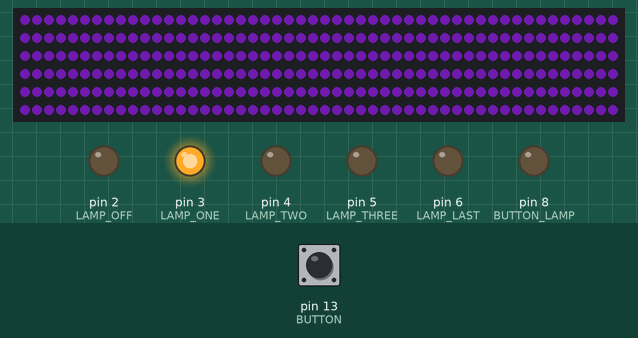
Simulated run of this program. Board: Arduino Uno, built with avr-gcc and run on an emulated ATmega328P. Parts: 300 RGB LEDs in strip order, left to right, continuing on the next row, output pins drawn as LEDs (lit = HIGH). Dashed ring = blinking. The inputs (shaded band) are chosen by the test bench; at power-on: pin 13 (BUTTON) HIGH. Dim RGB values are drawn brighter than linear.

Above: at 1.2 s.
1.3 s: pin 13 (BUTTON) pulled LOW for 0.15 s
At 2.38 s:
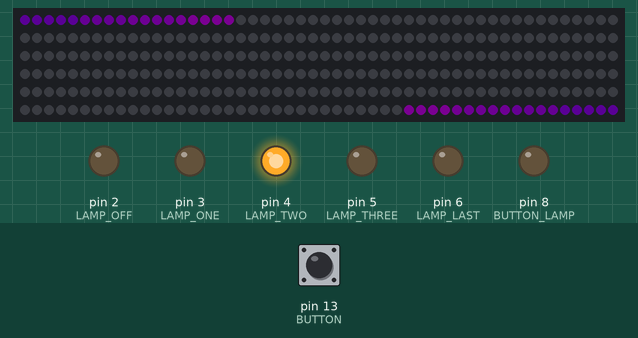
4.0 s: pin 13 (BUTTON) pulled LOW for 3.2 s
At 4.5 s:
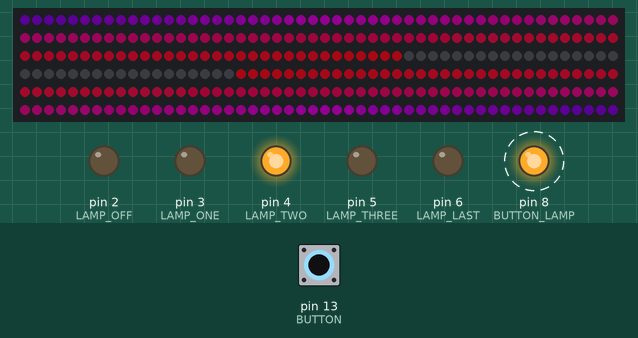
8.7 s: pin 13 (BUTTON) pulled LOW for 1 s
At 10.7 s:
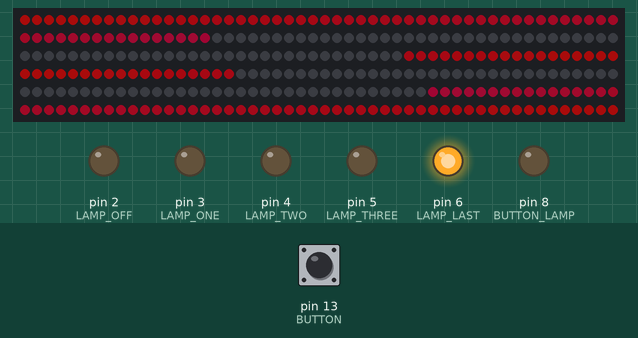
11.5 s: pin 13 (BUTTON) pulled LOW for 3.2 s
At 12.8 s:
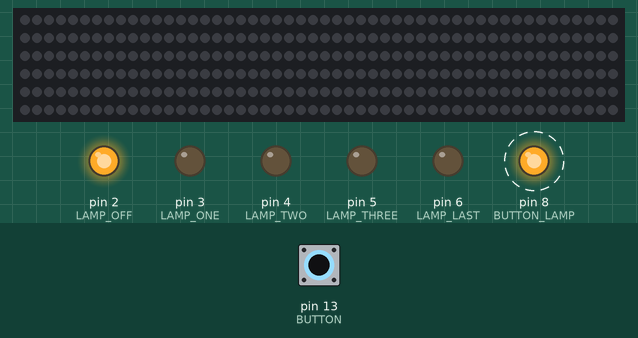
16.2 s: pin 13 (BUTTON) pulled LOW for 3.2 s
At 20.6 s:
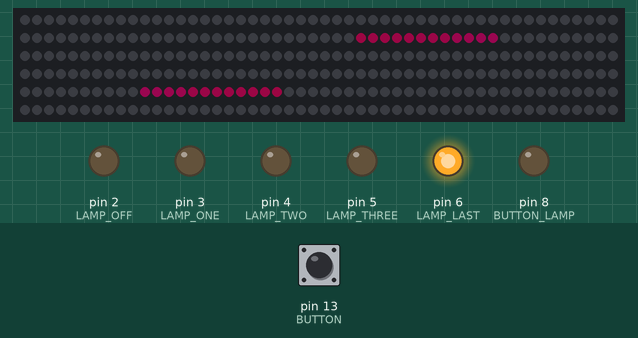
21.0 s: pin 13 (BUTTON) pulled LOW for 3.2 s
At 25.1 s:
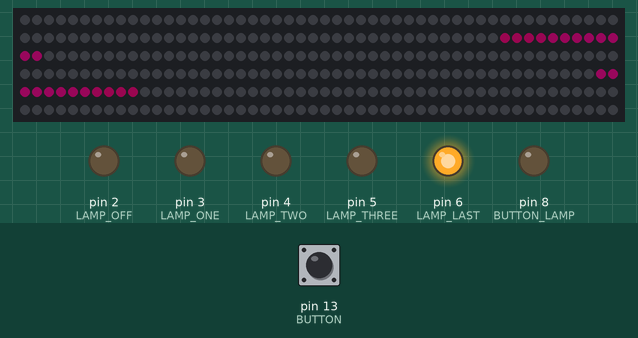
Timing chart, 0 to 26.6 s (numbered marks = the images above; inputs shaded):
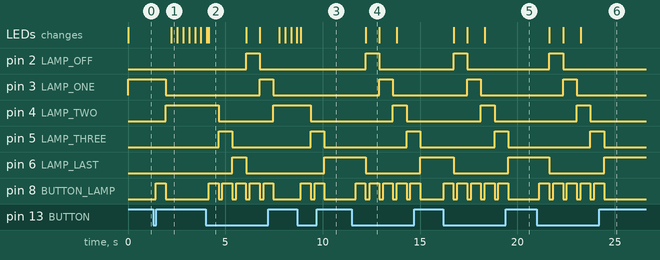

The program:

main.cpp
```cpp
#include <Arduino.h>
#include "TaskScheduler/TaskScheduler.h"
#include "LED/LEDs.h"
#include "LED/ButtonListenerTask.h"
#include "LED/LEDTask.h"
#include "TestTask.h"

LED leds(7,300);

TaskScheduler ts;
ButtonListener bl(leds);
LEDTask lt(leds);

void setup() {
    leds.setup();
    bl.SetPriority(10);

    bl.SetTimeout(200);
    lt.SetTimeout(5);

    ts.add_task(bl);
    ts.add_task(lt);
}

void loop() {
    ts.loop();
}
```

ButtonListenerTask.h
```cpp
#include "TaskScheduler/Task.h"
#include "LEDs.h"

class ButtonListener : public Task<bool>{
    private:
        LED* leds_ref;
    public:
        ButtonListener(LED& leds){leds_ref = &leds;}

        TaskInfo<bool> Execute() override{
            if(leds_ref->IsButtonClicked()){
                leds_ref->LightButtonLamp(500);
                leds_ref->ChangeMode();

                return TaskInfo<bool>(TaskState::Success, true);
            }
           return TaskInfo<bool>(TaskState::Success, false);
        }
};
```

LEDTask.h
```cpp
#include "TaskScheduler/Task.h"
#include "LEDs.h"

class LEDTask : public Task<bool>
{
    private:
        LED* leds_ref;
    public:
        LEDTask(LED& leds){leds_ref = &leds;}

        TaskInfo<bool> Execute() override{
            leds_ref->loop();
            return TaskInfo<bool>(TaskState::Success, true);
        }
};
```

LEDs.h
```cpp
#pragma once
#include <Arduino.h>
#include <FastLED.h>

#define PORT 7

#define PHOTORESISTOR_ANALOG A5
#define POTENTIOMETR_ANALOG A0

#define BUTTON 13
#define BUTTON_LAMP 8

#define MODENUMBER 6

#define LAMP_OFF 2
#define LAMP_ONE 3
#define LAMP_TWO 4
#define LAMP_THREE 5
#define LAMP_LAST 6

class LED
{
public:
    // modes are the same as ports
    enum class Mode
    {
        OFF = 2,
        ONE = 3,
        TWO = 4,
        THREE = 5,
        LAST = 6
    };

private:
    enum class LEDFlags
    {
        TURNEDOFF = 0x01,
        GRADIENTREVERSE = 0x02
    };

    unsigned int leds_num;
    CRGB *leds;
    Mode mode = Mode::ONE;
    uint8_t brightness = 58;
    CRGB lightsColor = CRGB{152, 38, 240};

    CRGB GradientFrom{198, 15, 15};
    CRGB GradientTo{53, 1, 89};
    unsigned int GradientIter = 0;

    uint8_t flags = 0x00;

    bool get_flag(const LEDFlags &flag)
    {
        return flags & (uint8_t)flag;
    }

    void set_flag(const LEDFlags &flag, const bool &value)
    {
        if ((flags & (uint8_t)flag) == value)
            return;
        else
            flags ^= (uint8_t)flag;
    }

    void StaticColor() { FastLED.showColor(lightsColor); }

    void Gradient()
    {
        if (GradientIter >= leds_num / 2)
        {
            GradientIter = 0;
            set_flag(LEDFlags::GRADIENTREVERSE, true);
        }

        if (get_flag(LEDFlags::GRADIENTREVERSE))
        {

            float percent = GradientIter / ((float)(leds_num / 2));

            leds[GradientIter] = LinearInterpolation(GradientFrom, GradientTo, percent);
            leds[(leds_num - 1) - GradientIter] = LinearInterpolation(GradientFrom, GradientTo, percent);
            FastLED.show();
        }
        else
        {
            float percent = GradientIter / ((float)(leds_num / 2));

            leds[GradientIter] = LinearInterpolation(GradientTo, GradientFrom, percent);
            leds[(leds_num - 1) - GradientIter] = LinearInterpolation(GradientTo, GradientFrom, percent);
            FastLED.show();
        }

        GradientIter++;
    }

    CRGB LinearInterpolation(const CRGB &color1, const CRGB &color2, const float &percent)
    {
        double R = color1.red + percent * (color2.red - color1.red);
        double G = color1.green + percent * (color2.green - color1.green);
        double B = color1.blue + percent * (color2.blue - color1.blue);

        return CRGB{R, G, B};
    }

    void ChangeModeLamp(const Mode &lastMode, const Mode &newMode)
    {
        digitalWrite((int)lastMode, LOW);
        digitalWrite((int)newMode, HIGH);
    }

public:
    LED(const unsigned int &_port, const unsigned int &_led_num) : leds(new CRGB[_led_num]), leds_num(_led_num) {}
    void setup();

    ~LED() { delete[] leds; }

    int GetPhotoresistorRead() { return analogRead(PHOTORESISTOR_ANALOG); }
    uint8_t GetBrightness() { return brightness; }
    Mode GetMode() { return mode; }
    bool IsButtonClicked() { return digitalRead(BUTTON) == LOW ? true : false; }

    void SetBrightness(uint8_t val)
    {
        brightness = val;
        FastLED.setBrightness(brightness);
    }

    // returns true if was successfull
    bool SetModeInt(unsigned int val)
    {
        if (val > MODENUMBER)
            return false;
        // there is 2 offset casued byt lamp pins
        mode = (Mode)((int)(val + 2));
        return true;
    }

    void TurnOff()
    {
        FastLED.clear();
        FastLED.show();
    }

    void ChangeMode()
    {
        Mode lastMode = mode;

        if (mode == Mode::LAST)
        {
            mode = Mode::OFF;
            TurnOff();
            set_flag(LEDFlags::TURNEDOFF, true);
        }
        else
        {
            mode = (Mode)((int)mode + 1);
            set_flag(LEDFlags::TURNEDOFF, false);
        }

        ChangeModeLamp(lastMode, mode);
    }

    void LightButtonLamp(const int &ms = 1000)
    {
        digitalWrite(BUTTON_LAMP, HIGH);
        delay(ms);
        digitalWrite(BUTTON_LAMP, LOW);
    }

    void loop()
    {
        if (get_flag(LEDFlags::TURNEDOFF))
            return;

        Mode mode = GetMode();
        if (mode == LED::Mode::ONE)
            StaticColor();
        else if (mode == LED::Mode::TWO)
            Gradient();
    }
};

void LED::setup()
{
    Serial.begin(9600);
    Serial.setTimeout(120 * 1000);

    pinMode(PORT, OUTPUT);

    pinMode(BUTTON_LAMP, OUTPUT);
    pinMode(LAMP_OFF, OUTPUT);
    pinMode(LAMP_ONE, OUTPUT);
    pinMode(LAMP_TWO, OUTPUT);
    pinMode(LAMP_THREE, OUTPUT);
    pinMode(LAMP_LAST, OUTPUT);

    digitalWrite(BUTTON_LAMP, LOW);

    // turn off all mode lamps
    for (int x = 2; x <= 6; x++)
        digitalWrite(x, LOW);
    // turn on only acutal mode lamp
    digitalWrite((int)mode, HIGH);

    pinMode(BUTTON, INPUT_PULLUP);

    FastLED.addLeds<WS2812, PORT, GRB>(leds, leds_num);
    FastLED.setBrightness(brightness);
}
```

Task.h
```cpp
#pragma once
#include "TaskInfo.h"

/// @brief Class representing Task, that can be executed in some period of time
/// Base class for all tasks, which should be derived.
/// Overload virtual method Execute for your own use
/// @tparam T Return value type
template<class T>
class Task
{
    private:
        enum class TaskFlags{
            PRIORITY = 0x01,
            DELETE = 0x02,
            ADDED = 0x04
        };

        friend class TaskScheduler;

        unsigned long long _timeout_ms=0;
        unsigned long long _time_delta=0;
        long long _time_last_execution=0;
        unsigned long long  _id=0;
        unsigned long long  _priority =0;

        //task metadata, may be usefull for someone to use it
        String _name="";
        String _return_type="";

        /*Bits:
          -1 - priority changed [0 - not changed, 1 - changed]
          -2 - delete flag [0 - do not delete me, 1 - delete me]
          -3 - has been added to task scheduler [0 - no, 1 - yes]
        */
        uint8_t flags =0x00;


        void set_id(const unsigned long& id){_id = id;}
        void set_priority(const unsigned long& priority){_priority=priority;}
        void set_time_delta(const unsigned long long& actual_time_ms){_time_delta = (actual_time_ms - _time_last_execution);}
        void set_last_execution_time(const unsigned long long& actual_time_ms){_time_last_execution = actual_time_ms;}

        //get state functions

        bool get_priority_flag()    {return flags & (uint8_t)TaskFlags::PRIORITY;}
        bool get_delete_flag()      {return flags & (uint8_t)TaskFlags::DELETE;}
        bool get_added_flag()       {return flags & (uint8_t)TaskFlags::ADDED;}

        //flip state functions

        void flip_priority_flag() {flags ^= (uint8_t)TaskFlags::PRIORITY;}
        void flip_delete_flag()   {flags ^= (uint8_t)TaskFlags::DELETE;}
        void flip_added_flag()    {flags ^= (uint8_t)TaskFlags::ADDED;}

        void set_flag(const TaskFlags& flag_mask, const bool& value){
            if((flags & (uint8_t)flag_mask) == value) return;
            else flags ^= (uint8_t)flag_mask;
        }

    public:
        /// @brief Function to be executed, does nothing unless you write your own task class
        /// To write your own task class, just derive this class with public modifier
        /// Add whatever you need and override this method, this is the code your task will be executing
        /// @return TaskInfo class, info about task execution, return value, whether it succeded or not, just check it
        virtual TaskInfo<T> Execute(){};
        /// @brief Returns whether this task is ready to execute - timeout time passed
        bool IsReady(){return _time_delta>= _timeout_ms;}

        /// @brief Gets this task unique ID
        unsigned long GetID()const {return _id;}
        /// @brief Returns Task priority, the bigger the priority, the more important the task is
        unsigned long GetPriority()const {return _priority;}
        /// @brief Returns task timeout
        unsigned long int GetTimeout(){return _timeout_ms;}
        /// @brief Returns last time when task was executed, the time is platform dependent
        /// On Arduino this will be time from the start of the module
        /// @return Time from module start in milliseconds
        long long GetLastTimeExecution(){return _time_last_execution;}
        /// @brief Returns task name, returns empty string if name was not set
        String GetName(){return _name;}
        /// @brief Returns task return type, returns empty string if return type was not set
        String GetReturnType(){return _return_type;}


        /// @brief Sets timeout after which task will be executed, set to 0, to execute it without timeout delay
        /// @param timeout_ms Timeout in milliseconds
        void SetTimeout(const unsigned long int& timeout_ms){_timeout_ms = timeout_ms;}
        /// @brief Sets priority of this task
        /// @param priority The bigger the priority, the more important task is
        void SetPriority(const unsigned long& priority){_priority=priority; set_flag(TaskFlags::PRIORITY, true);}
        /// @brief Sets Tasks name, use it for your own purpose
        void SetName(const String& name){_name=name;}
        /// @brief Sets Tasks return type string, use it for your own purpose
        void SetReturnTypeString(const String& return_type){_return_type = return_type;}
        /// @brief Sets Tasks name and return type metadata
        /// @param name Name of task to be set
        /// @param return_type Return type of task to be set
        void SetMetadata(const String& name, const String& return_type){_name = name; _return_type = return_type;}

        /// @brief Sets Task to be deleted in Task Scheduler
        void Delete(){set_flag(TaskFlags::DELETE,true);}

        //task flags getters

        /// @brief Returns whether this task has been added to any task scheduler
        bool IsAdded(){return get_added_flag();}
        /// @brief Returns whether this task is marked to deletion
        bool IsDeleted(){return get_delete_flag();}
        /// @brief Returns whether priority of this task has been changed in task scheduler
        bool IsPriorityChanged(){return get_priority_flag();}
};
```

TaskInfo.h
```cpp
#pragma once

enum class TaskState
{
    None, Error, Success, NotExecuted
};

template<class T>
struct TaskInfo
{
  TaskState state = TaskState::NotExecuted;
  T return_val;
  bool IsError(){return state!=TaskState::Success;}

  TaskInfo(){}
  TaskInfo(const TaskState& state){this->state = state;}
  TaskInfo(const TaskState& state, const T& return_val){this->state = state; this->return_val = return_val;}
};
```

TestTask.h
```cpp
#include "TaskScheduler/Task.h"
#include <Arduino.h>

class TestTask : public Task<int>{
    private:
        String message;
    public:
    TaskInfo<int> Execute() override{
        Serial.println(message);
        return TaskInfo<int>(TaskState::Success);
    }

    void setMessage(const String& mess){
        message=mess;
    }
};
```

vector.h
```cpp
//custom vector implementation for our project
#pragma once

/// @brief Vector implementation for arduino
///			It lacks some functionalities like Iterator and initializer_list support, as Arduino does not implement cpp standard library
///			Returns default value on error, but this can be changed using change_error_val()
/// @tparam T
template <class T>
class vector
{
protected:
	const static int VECTOR_INITIAL_SIZE = 1;
	T* arr;
	T error_val=T();
	//capacity is reserved memory in vector, size number of elements in vector
	int _capacity, _size;

	//copies content and resizes vector
	void resize(){
		_capacity *= 2;
		T* temp = new T[_capacity];

		//copy elements from arr to new array
		for (int x = 0; x < _size; x++)
			temp[x] = arr[x];

		//delete arr, temp becomes new arr
		delete[] arr;
		arr = temp;
	}

public:
	vector() : arr(new T[VECTOR_INITIAL_SIZE]), _capacity(VECTOR_INITIAL_SIZE), _size(0) {}
	vector(const vector& other) : arr(new T[other._capacity]), _capacity(other._capacity), _size(other._size)
	{
		for (int x = 0; x < _size; x++)
			arr[x] = other.arr[x];
	}

	~vector(){
		delete[] arr;
	}

	void push_back(T data){
		//vector is full
		if (_size == _capacity)
			resize();
		arr[_size] = data;
		_size++;
	}

	void pop_back(){
		_size--;
	}

	void erase(const unsigned int& index){
		if(index<0 || index > _size)return;

		memmove(arr + index + 1, arr+index, sizeof(arr[0])* (_size-index));//override memory in the erased area
		pop_back();//delete last element, othwerwise duplicate will be created
	}

	void clear(){
		_size=0;
	}

	int size() const{
		return _size;
	}

	void shrink_to_fit(){
		if(_size==0)
			_capacity=1;
		else
			_capacity = _size;
	}

	T& operator[](const unsigned int index) const{
		if (index < 0 || index >= _size)
			//TODO: This code is dangerous, consider other solution, this code returns error_val and user can override it easily by accident or not by accident
			return (T&)error_val;

		return arr[index];
	}

	void change_error_val(const T& val){
		error_val = val;
	}

	T* get_array_ptr(){
		return arr;
	}
};
```

Source omitted: TaskScheduler.h (8108 bytes)

Measured:
- after the input at 1.3 s, pin 3 (LAMP_ONE): HIGH → LOW after 0.63 s; pin 4 (LAMP_TWO): LOW → HIGH after 0.63 s; pin 8 (BUTTON_LAMP): LOW → HIGH after 0.13 s, → LOW 0.50 s later; the LEDs: change after 0.93 s (image 1)
- after the input at 4.0 s, pin 2 (LAMP_OFF): LOW → HIGH after 2.1 s, → LOW 0.70 s later; pin 3 (LAMP_ONE): LOW → HIGH after 2.8 s, → LOW 0.70 s later; pin 4 (LAMP_TWO): HIGH → LOW after 0.65 s, → HIGH 2.8 s later; pin 5 (LAMP_THREE): LOW → HIGH after 0.65 s, → LOW 0.70 s later; pin 6 (LAMP_LAST): LOW → HIGH after 1.3 s, → LOW 0.71 s later
- after the input at 8.7 s, pin 4 (LAMP_TWO): HIGH → LOW after 0.68 s; pin 5 (LAMP_THREE): LOW → HIGH after 0.68 s, → LOW 0.70 s later; pin 6 (LAMP_LAST): LOW → HIGH after 1.4 s; pin 8 (BUTTON_LAMP): alternates HIGH for 0.50 s and LOW for 0.20 s, 4 changes in all, then stays LOW, starting after 0.18 s
- after the input at 11.5 s, pin 2 (LAMP_OFF): LOW → HIGH after 0.70 s, → LOW 0.70 s later; pin 3 (LAMP_ONE): LOW → HIGH after 1.4 s, → LOW 0.70 s later
- after the input at 16.2 s, pin 2 (LAMP_OFF): LOW → HIGH after 0.52 s, → LOW 0.70 s later; pin 3 (LAMP_ONE): LOW → HIGH after 1.2 s, → LOW 0.70 s later
- after the input at 21.0 s, pin 2 (LAMP_OFF): LOW → HIGH after 0.64 s, → LOW 0.70 s later; pin 3 (LAMP_ONE): LOW → HIGH after 1.3 s, → LOW 0.70 s later
- what the display in image 4 shows lasts 0.7 s, from 12.2 s to 12.9 s
